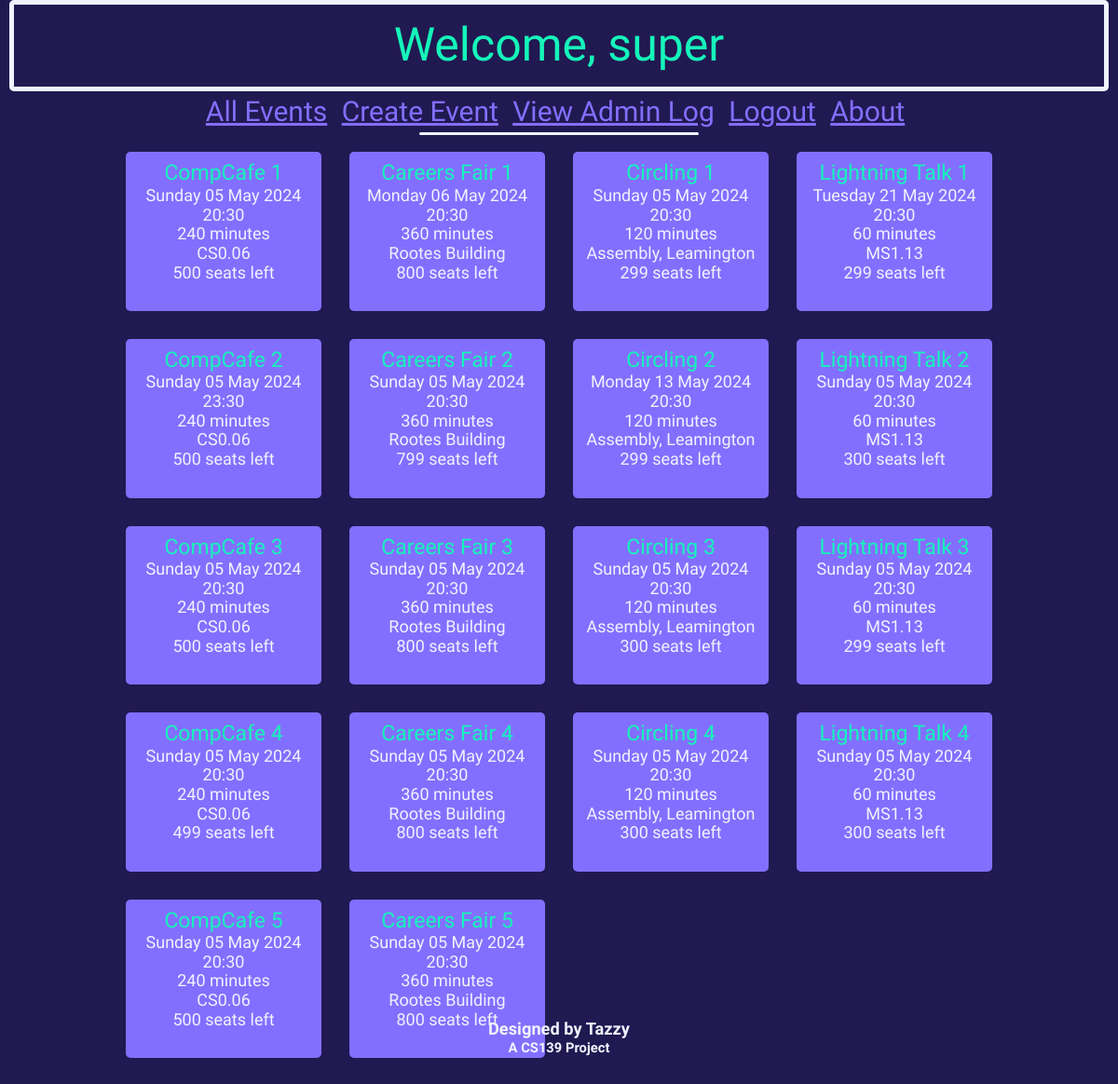
Before: /home (signed in) with the older database file.
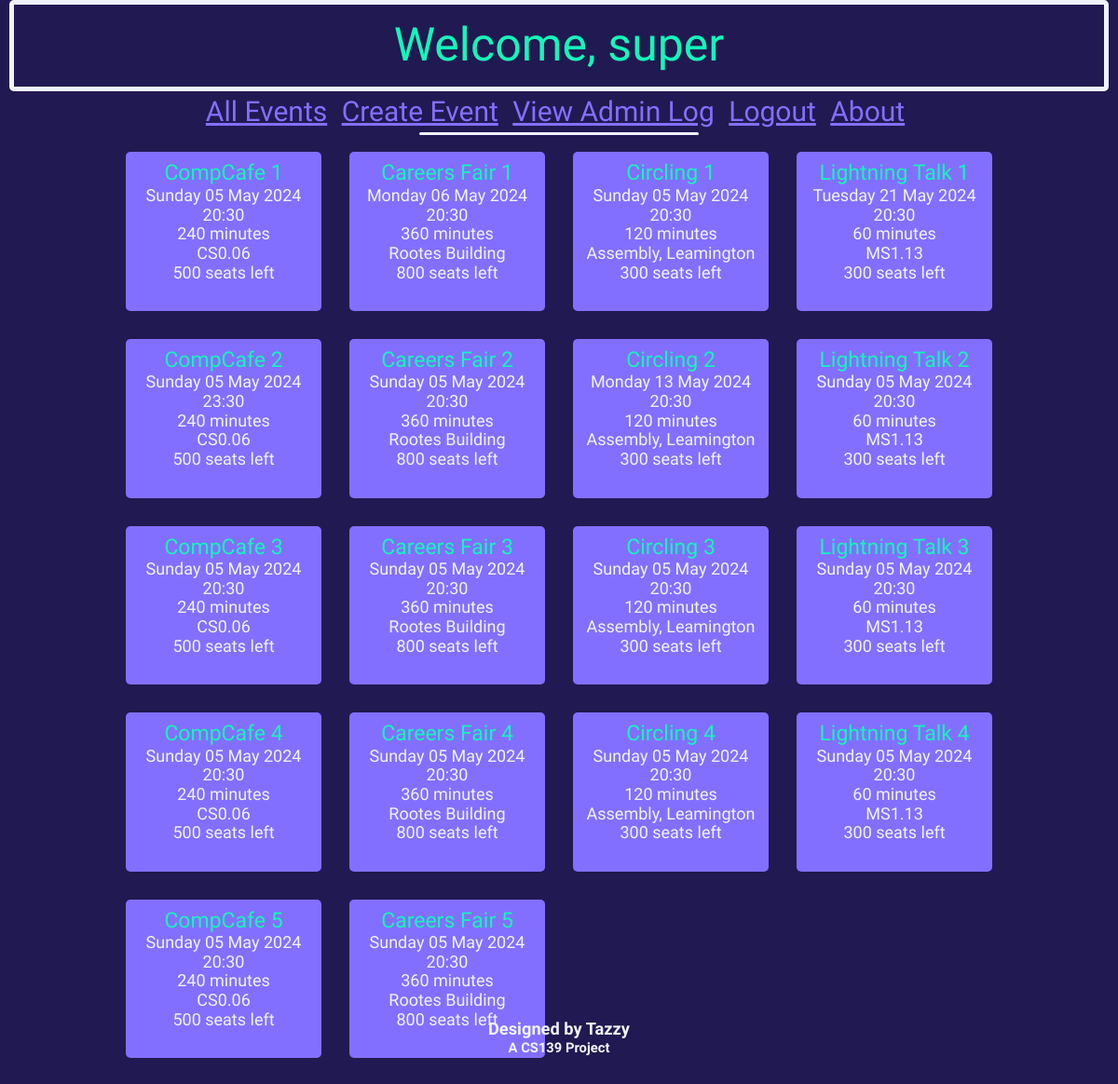
After: the same page with the newer database file.
### db_definition.py (models this page shows, shortened)
class User(UserMixin, db.Model):
    __tablename__ = "users"
    userClass = db.Column(db.String(10))
    user_id = db.Column(db.Integer, primary_key = True)
    username = db.Column(db.String(20), unique = True)
    email = db.Column(db.Text(), unique = True)
    hashedPass = db.Column(db.Text())

class Event(db.Model):
    __tablename__ = "events"
    event_id = db.Column(db.Integer, primary_key = True)
    name = db.Column(db.String(20))
    dateTime = db.Column(db.DateTime)
    duration = db.Column(db.Integer) # Minutes
    capacity = db.Column(db.Integer)
    ticketsSold = db.Column(db.Integer)
    location = db.Column(db.String(50))

### eventbyte.py (the view)
@app.route('/home')
def home():
    updateTickets()
    events=Event.query.all()
    return render_template('home.html', events=events, currTime = datetime.datetime.now())

### eventbyte.py (called while the page is built)
@loginManager.user_loader
def loadUser(user_id):
    return User.query.get(int(user_id))

def updateTickets():
    events = Event.query.all()
    for event in events:
        ticketNum = db.session.query(Ticket).where(Ticket.event_id == event.event_id, Ticket.status == "Upcoming").count()
        event.ticketsSold = ticketNum
        if event.ticketsSold >= (0.95 * event.capacity):
            sendEmail(user=User.query.filter_by(userClass="super").first(), event=event, EVENTNEARFULL=True)
        if event.dateTime <= datetime.datetime.now():
            tickets = db.session.query(Ticket).where(Ticket.event_id == event.event_id)
            for ticket in tickets:
                ticket.status = "Completed"
    db.session.commit()

### templates/home.html (shortened to what this page needs)
{% extends 'base.html' %}
{% block heading %}
    {% if current_user.is_authenticated %}
        <div class="title subtitle">
            Welcome, {{ current_user.username }}
        </div>
    {% else %}
        <div class="title" id="mainTitle">
            eventbyte
        </div>
    {% endif %}
{% endblock %}
{% block content %}
    {% with messages = get_flashed_messages() %}
        {% if messages %}
        <div class="loginFlashes">
            {% for message in messages %}
            <p> {{ message }} </p>
            {% endfor %}
        </div>
        {% else %}
            {% if not current_user.is_authenticated %}
                <h3 class="standardContent" style="text-align: center; margin-top: 3px;">To book or edit your events, log in or register.</h3>
            {% else %}
                <br>
            {% endif %}
        {% endif %}
    {% endwith %}
    {% include "eventList.html" %}
    <br><br>
{% endblock %}

### templates/base.html (shortened to what this page needs)
<!DOCTYPE html>
<html lang="en">
    <head>
        <link rel="stylesheet" type="text/css" href="/static/css/normalize.css">
        <link rel="stylesheet" type="text/css" href="/static/css/retro.css">
    </head>
    <body>
        {% block heading %} {% endblock %}
        {% include "navbar.html" %}
        {% block content %} {% endblock %}
        {% include "acknowledgements.html" %}
    </body>
</html>

### templates/navbar.html
<nav>
    {% if current_user.userClass == "super" %}
        <a href="/superHome">All Events</a>
        <a href="/createEvent">Create Event</a>
        <a href="../static/adminLog.txt" download="adminLog.txt">View Admin Log</a>
    {% elif current_user.is_authenticated %}
        <a href="/home">Home Page</a>
        <a href="/myEvents">My Events</a>
    {% else %}
        <a href="/home">Home Page</a>
    {% endif %}
    {% if current_user.is_authenticated %}
        <a href='/logout'>Logout</a>
    {% else %}
        <a href='/login'>Login</a>
        <a href='/register'>Register</a>
        <a href="/resetPass">Reset Password</a>
    {% endif %}
    <a href="/about">About</a>
</nav>
<div id="navunderline">
</div>

### templates/eventList.html (shortened to what this page needs)
<div class="eventsList">
    {% for event in events %}
        {% if event.dateTime > currTime %}
            <div class="event">
                <a href="/viewEvent?eventid={{event.event_id}}" style="text-decoration: none;"><span class="titleRef" style="font-size: 23px;">{{ event.name }}</span></a><br>
                {{ event.dateTime.strftime('%A') }} {{ event.dateTime.strftime('%d') }} {{ event.dateTime.strftime('%b') }} {{ event.dateTime.strftime('%Y') }}<br>
                {{ event.dateTime.strftime('%H') }}:{{ event.dateTime.strftime('%M') }}<br>
                {{ event.duration }} minutes<br>
                {{ event.location }}<br>
                {% if current_user.userClass == "super" %}
                    {{ event.capacity - event.ticketsSold }} seats left<br><br>
                {% elif event.ticketsSold == event.capacity %}
                    <span style="color: red;"><strong>SOLD OUT</strong></span><br>
                {% elif (event.ticketsSold >= (0.95 * event.capacity)) %}
                    <span style="color: red;"><strong>TICKETS LOW</strong></span><br>{{event.capacity - event.ticketsSold}} tickets left.<br>
                {% else %}
                    <br>
                {% endif %}
            </div>
        {% endif %}
    {% endfor %}
</div>

### templates/acknowledgements.html
<div id="acknowledgements">
    <h5 style="margin-bottom: 2px;">Designed by Tazzy</h5>
    <h6 style="margin-top: 0px;">A CS139 Project</h6>
</div>

### static/css/retro.css (style rules this page uses)
body { background-color: #211951; }
#navunderline { margin: auto; width: 25%; border-bottom: 3px #F0F3FF solid; border-radius: 3px; }
nav { font-family: 'Anta', serif; text-align: center; font-size: 30px; padding: 5px; margin: 0; }
nav a { margin-right: 8px; border-radius: 3px; color: #836FFF; }
.title { margin: auto; width: 95%; border: #F0F3FF 5px solid; padding: 15px; font-family: 'Anta', serif; font-size: 70px; color: #15F5BA; border-radius: 5px; text-align: center; position: relative; }
.subtitle { font-size: 50px; }
#acknowledgements { font-family: 'Anta', serif; text-align: center; position: fixed; margin: auto; bottom: 5px; width: 100%; color: #F0F3FF; font-size: 22px; }
.titleRef { color: #15F5BA; font-family: 'Anta', serif; }
.eventsList { display: grid; grid-gap: 30px; justify-content: center; grid-template-columns: repeat(4, calc(25% - 30px)); width: 80%; margin: auto; text-align: center; font-family: 'Kanit', sans-serif; font-weight: 400; font-style: normal; font-size: 18px; color: #F0F3FF; }
.event { display:block; margin-left: 1.25%; margin-right: 1.25%; padding: 10px; border-radius: 5px; background-color: #836FFF; margin: 0; }

Changed rows visible on the page:
changed Event "Circling 1": event.capacity-event.ticketsSold "299" → "300"
changed Event "Lightning Talk 1": event.capacity-event.ticketsSold "299" → "300"
changed Event "Careers Fair 2": event.capacity-event.ticketsSold "799" → "800"
changed Event "Circling 2": event.capacity-event.ticketsSold "299" → "300"
changed Event "Lightning Talk 3": event.capacity-event.ticketsSold "299" → "300"
changed Event "CompCafe 4": event.capacity-event.ticketsSold "499" → "500"
